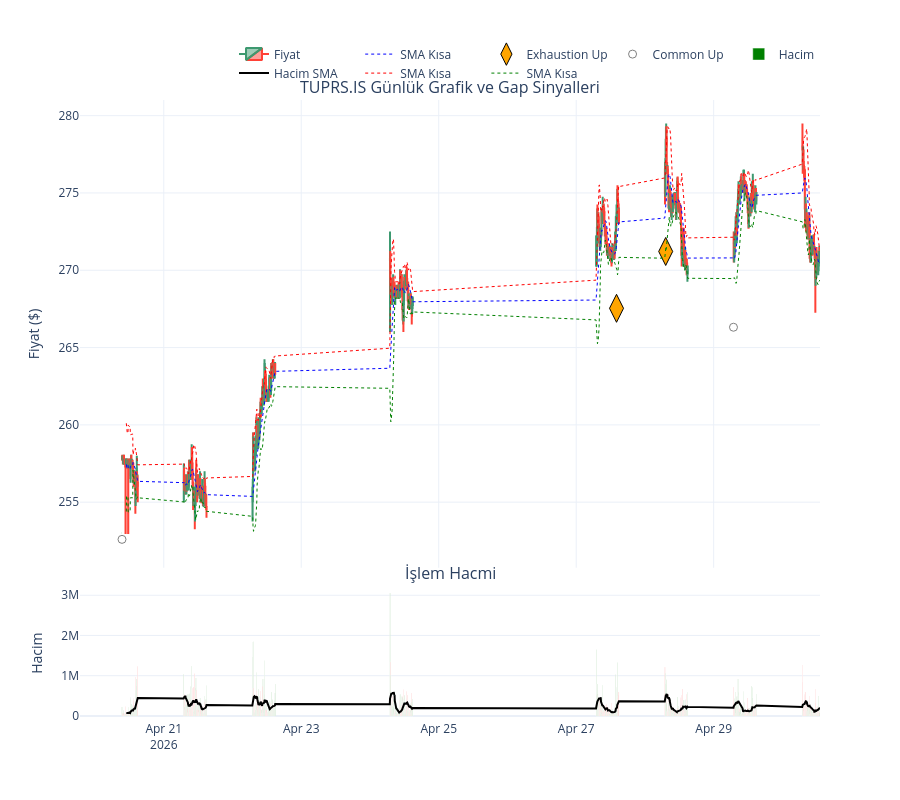

This figure's notebook cell:
### Code cell
visualize_gaps(data_copy, ticker=ticker, lookback=1000)

### Figure 1 — Plotly figure (JSON) as saved in the notebook; plotly's stock layout.template omitted (floating-point values rounded to 4 significant figures; data arrays with more than 128 entries replaced by an {"elided": "..."} marker saying what was removed)
{"data": [{"close": {"elided": "725 float values"}, "high": {"elided": "725 float values"}, "low": {"elided": "725 float values"}, "name": "Fiyat", "open": {"elided": "725 float values"}, "type": "candlestick", "x": {"elided": "725 str values"}, "xaxis": "x", "yaxis": "y"}, {"line": {"color": "blue", "dash": "dot", "width": 1}, "mode": "lines", "name": "SMA Kısa", "type": "scatter", "x": {"elided": "725 str values"}, "xaxis": "x", "y": {"elided": "725 float values"}, "yaxis": "y"}, {"marker": {"color": "orange", "line": {"color": "black", "width": 1}, "size": 20, "symbol": "diamond-tall"}, "mode": "markers", "name": "Exhaustion Up", "type": "scatter", "x": ["2026-04-27T14:05:00+00:00", "2026-04-28T07:15:00+00:00"], "xaxis": "x", "y": [267.5, 271.2], "yaxis": "y"}, {"marker": {"color": "gray", "line": {"color": "black", "width": 1}, "size": 8, "symbol": "circle-open"}, "mode": "markers", "name": "Common Up", "type": "scatter", "x": ["2026-04-20T09:25:00+00:00", "2026-04-29T06:55:00+00:00"], "xaxis": "x", "y": [252.6, 266.3], "yaxis": "y"}, {"marker": {"color": {"elided": "725 str values"}}, "name": "Hacim", "type": "bar", "x": {"elided": "725 str values"}, "xaxis": "x2", "y": {"elided": "725 int values"}, "yaxis": "y2"}, {"line": {"color": "black", "width": 2}, "mode": "lines", "name": "Hacim SMA", "type": "scatter", "x": {"elided": "725 str values"}, "xaxis": "x2", "y": {"elided": "725 float values"}, "yaxis": "y2"}, {"line": {"color": "red", "dash": "dot", "width": 1}, "mode": "lines", "name": "SMA Kısa", "type": "scatter", "x": {"elided": "725 str values"}, "xaxis": "x", "y": {"elided": "725 float values"}, "yaxis": "y"}, {"line": {"color": "green", "dash": "dot", "width": 1}, "mode": "lines", "name": "SMA Kısa", "type": "scatter", "x": {"elided": "725 str values"}, "xaxis": "x", "y": {"elided": "725 float values"}, "yaxis": "y"}], "layout": {"annotations": [{"font": {"size": 16}, "showarrow": false, "text": "TUPRS.IS Günlük Grafik ve Gap Sinyalleri", "x": 0.5, "xanchor": "center", "xref": "paper", "y": 1, "yanchor": "bottom", "yref": "paper"}, {"font": {"size": 16}, "showarrow": false, "text": "İşlem Hacmi", "x": 0.5, "xanchor": "center", "xref": "paper", "y": 0.2156, "yanchor": "bottom", "yref": "paper"}], "height": 800, "hovermode": "x unified", "legend": {"orientation": "h", "x": 1, "xanchor": "right", "y": 1.02, "yanchor": "bottom"}, "xaxis": {"anchor": "y", "domain": [0, 1], "matches": "x2", "rangeslider": {"visible": false}, "showticklabels": false}, "xaxis2": {"anchor": "y2", "domain": [0, 1]}, "yaxis": {"anchor": "x", "domain": [0.2456, 1], "title": {"text": "Fiyat ($)"}}, "yaxis2": {"anchor": "x2", "domain": [0, 0.2156], "title": {"text": "Hacim"}}}}
